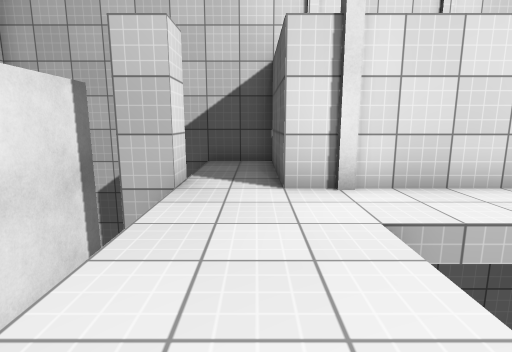
[1] (above)

22 first-person views from a walk through a Unity game level. The camera is 1.2 m above the floor, tilts 10° down and sees 80° across. The floor is counted in squares, 1 m on a side. Each view is taken from the middle of a square. On the plan, view 1 faces up. The plan holds only what a view shows up to about 13 squares ahead; the rest is blank. The place goes on beyond the plan. The player is left out. Surface patterns are stand-ins for the level's own textures.

[2]
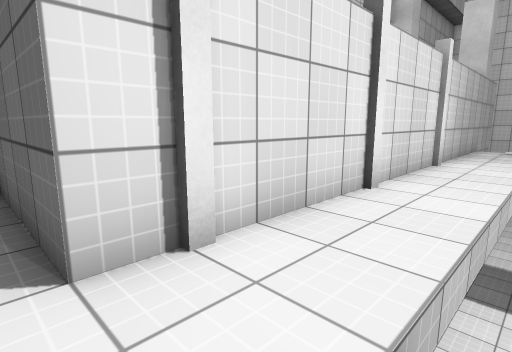

[3]
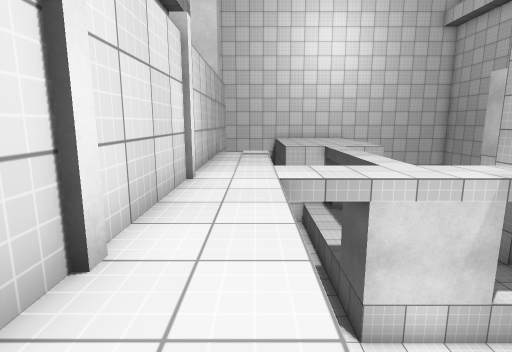

[4]
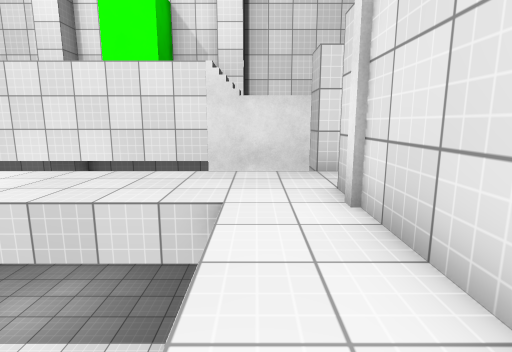

[5]
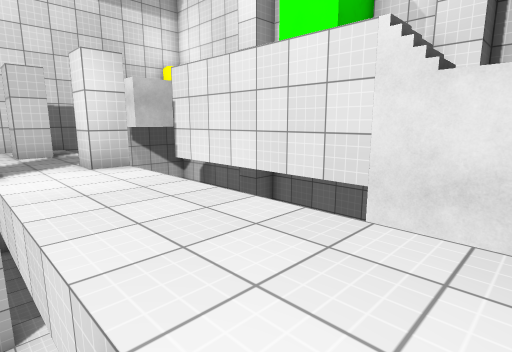

[6]
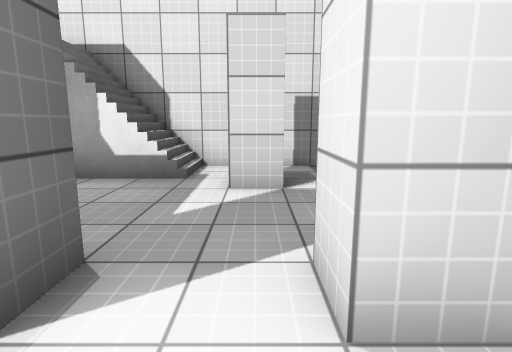

[7]
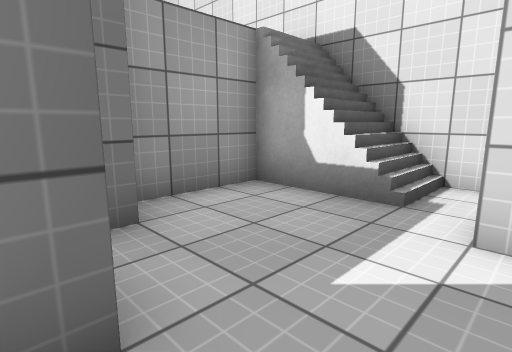

[8]
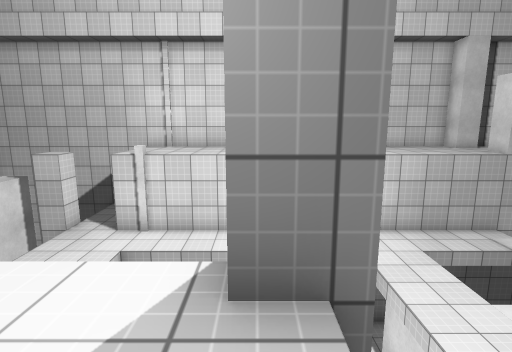

[9]
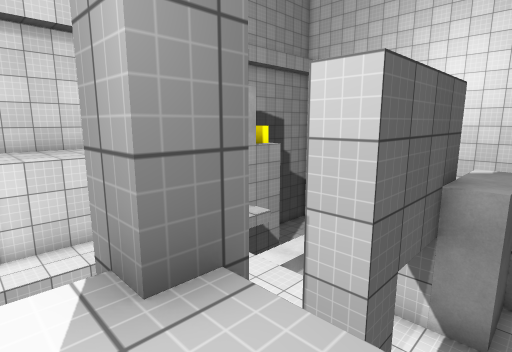

[10]
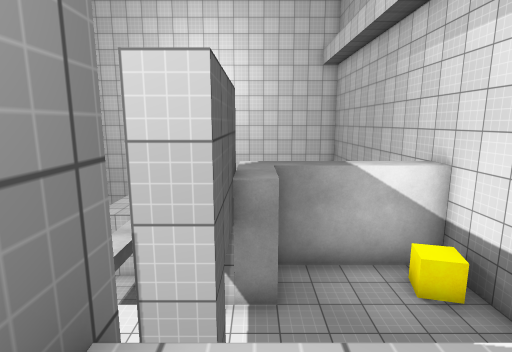

[11]
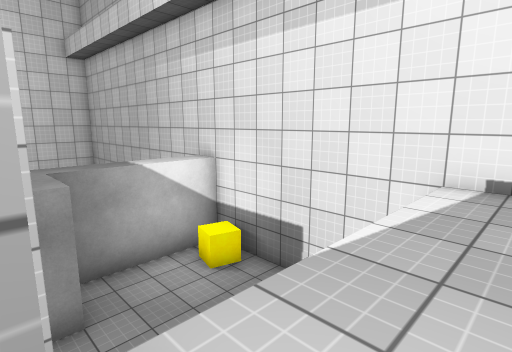

[12]
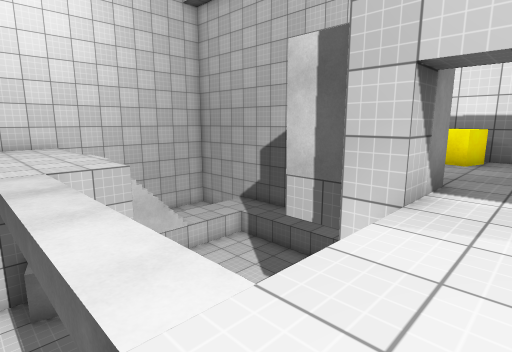

[13]
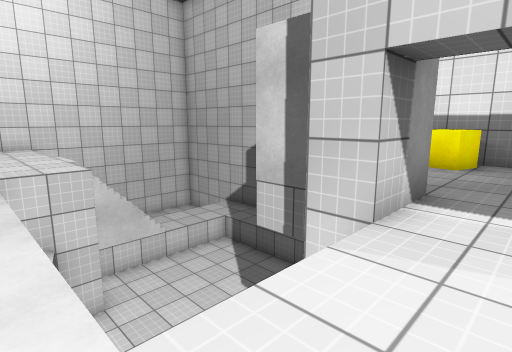

[14]
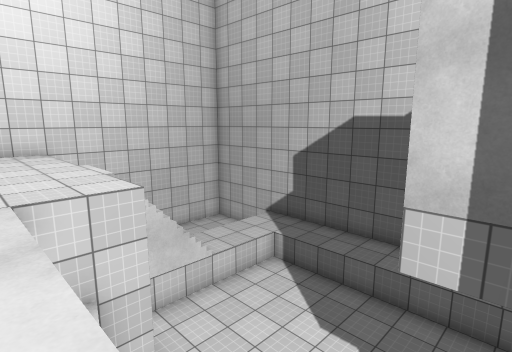

[15]
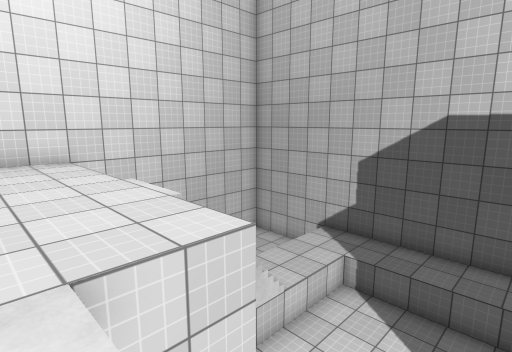

[16]
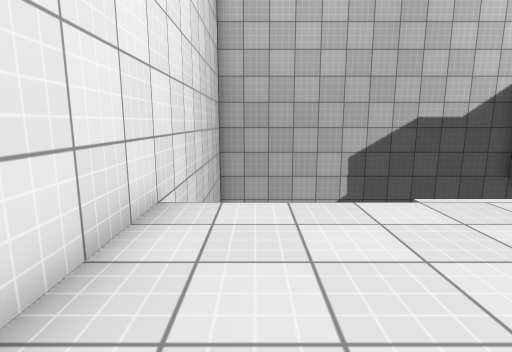

[17]
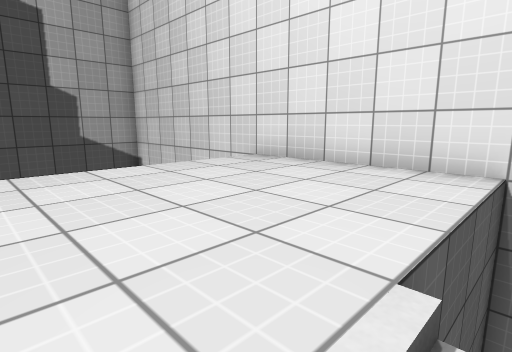

[18]
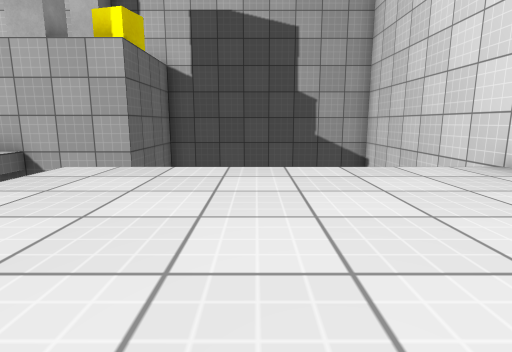

[19]
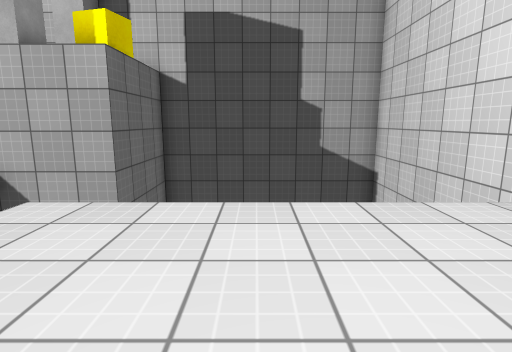

[20]
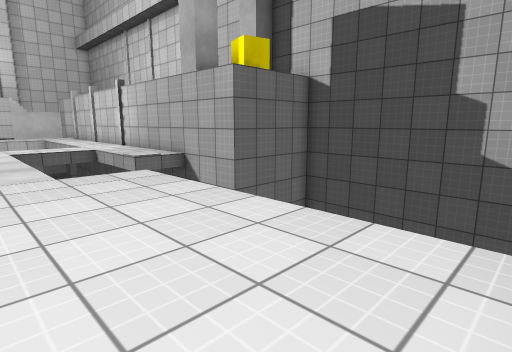

[21]
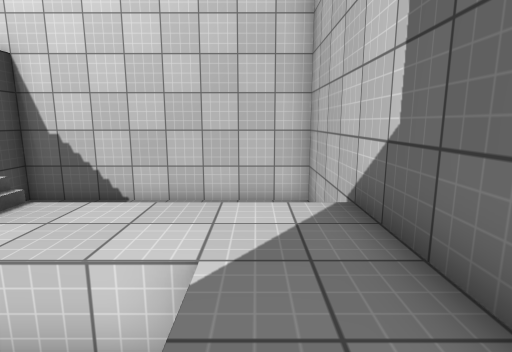

[22]
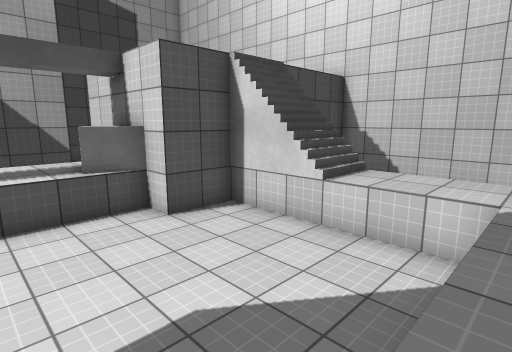

### Floor plan
Key: @ floor where view 1 was taken; # wall or solid block; . main floor; : floor 3 m higher than the main floor; - floor 3 m lower than the main floor; / step, stairs or slope; = window, fence, low wall or low ledge; ^ raised ledge; v drop or lower ground.
Columns run from 4 left of view 1 to 27 right of it. Each row starts with its distance up from view 1.
 10   ####                ##########
  9 vvv..#                 vvvvvvvv#
  8    ..#                 v       #
  7    ..#                 v       #
  6 #v#..##################v       #
  5 # v.................vvvv       #
  4 #  .................v          #
  3 #v ...      vv..               #
  2 #vv...       v..vvvv   ........#
  1 #vv...       v..vvvvvvv........#
  0 #vv.@.       v.................#
 -1 #vv...       v..    vvv........#
 -2 #vv...       v..   vvvv........#
 -3 #vv...v       ..   vvvvvv//   v#
 -4 #vv#..# ::#v #..#  vvvvvv//   v#
 -5 v  .....:::  v..###vvvvvv//   v#
 -6    ......::   ....#vvvvvv--   v#
 -7    ......::   ....#vvvvvv--   v#
 -8    .#....::   ....#vvvvvv-- v v#
 -9    ...///::   ..^##-------- v v#
-10    ...///::   ..^=  -------   v#
-11   ##############################

Where each view was taken, in squares from view 1:
view 1: 0 up, 0 right, facing up
view 2: 3 up, 0 right, facing up-right
view 3: 4 up, 3 right, facing right
view 4: 4 up, 6 right, facing left
view 5: 5 up, 2 right, facing down-left
view 6: 2 down, 0 right, facing down
view 7: 4 down, 0 right, facing down-right
view 8: 6 down, 6 right, facing up
view 9: 6 down, 5 right, facing up-right
view 10: 5 down, 5 right, facing right
view 11: 4 down, 5 right, facing down-right
view 12: 1 up, 10 right, facing down-right
view 13: 0 up, 10 right, facing down-right
view 14: 0 up, 13 right, facing down-right
view 15: 0 up, 16 right, facing down-right
view 16: 2 up, 25 right, facing down
view 17: 3 down, 21 right, facing up-right
view 18: 3 down, 22 right, facing up
view 19: 2 down, 22 right, facing up
view 20: 1 down, 26 right, facing up-left
view 21: 9 down, 18 right, facing right
view 22: 9 down, 15 right, facing up-right
